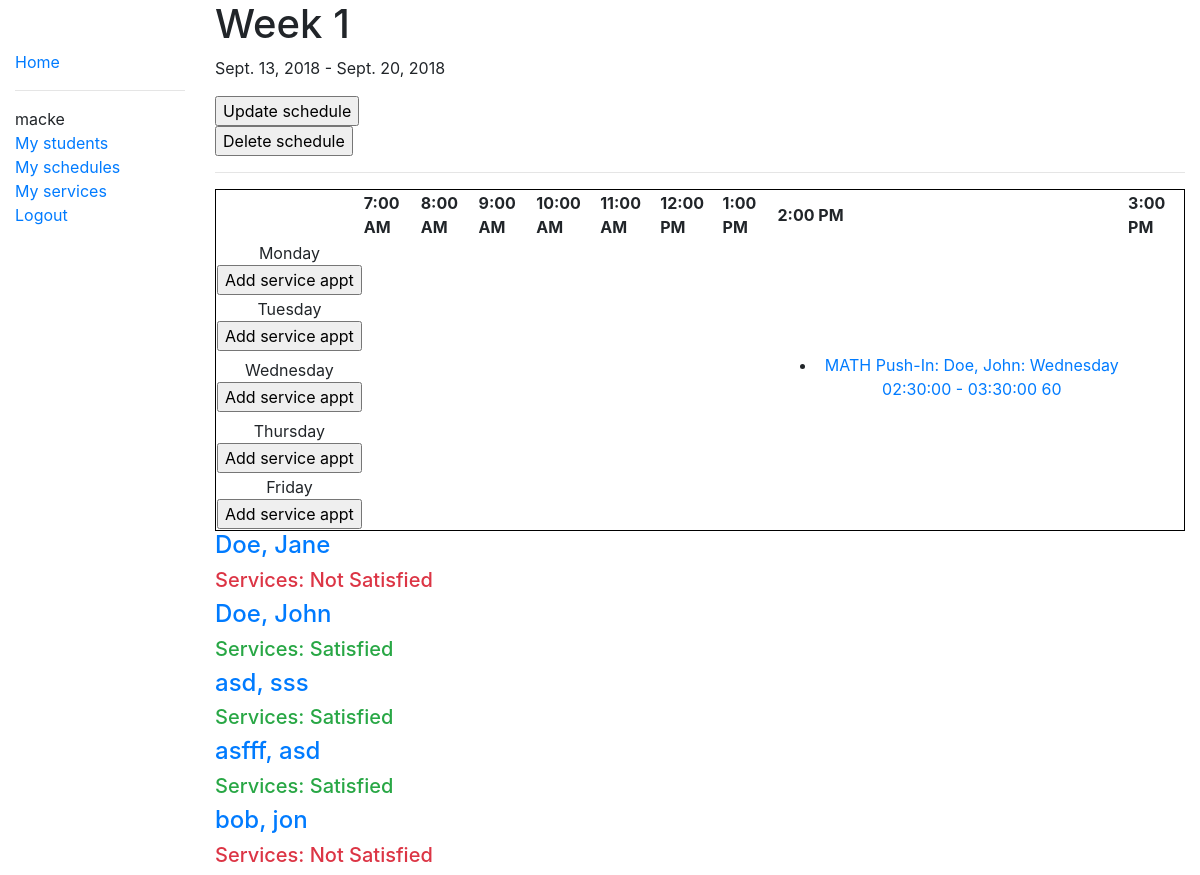
The page /app/schedule/1 (signed in) on the database its author committed.
### app/models.py (models this page shows, shortened)
class Schedule(models.Model):
    title = models.CharField(max_length=200, help_text='Enter title for this schedule')
    start_date = models.DateField(null=True, blank=True)
    end_date = models.DateField(null=True, blank=True)
    teacher = models.ForeignKey(User, on_delete=models.CASCADE, null=True)
    active = models.BooleanField(default=False)

class ServiceInstance(models.Model):
    service = models.ForeignKey('Service', related_name='stud_serviceinstances', on_delete=models.SET_NULL, null=True, help_text='The particular service this belongs to')
    DAYS = (
        ('Monday','Monday'),
        ('Tuesday','Tuesday'),
        ('Wednesday','Wednesday'),
        ('Thursday','Thursday'),
        ('Friday','Friday'),
        )
    day = models.CharField(
        max_length=9,
        choices=DAYS,
        help_text='Day for the service')
    time_start = models.TimeField(default=timezone.now, blank=True)
    time_end = models.TimeField(default=timezone.now, blank=True)
    scheduled_for = models.ForeignKey('Schedule', related_name='sched_serviceinstances', on_delete=models.SET_NULL, null=True)
    @property
    def duration(self):
        if self.time_start != None and self.time_end != None:   # check because time_start and time_end can be blank
            start = timedelta(hours=self.time_start.hour, minutes=self.time_start.minute, seconds=self.time_start.second)
            end = timedelta(hours=self.time_end.hour, minutes=self.time_end.minute, seconds=self.time_end.second)
            time = end - start
            duration = int(time.total_seconds() / 60)
            return duration
    def __str__(self):
        return f'{self.service}: {self.day} {self.time_start} - {self.time_end} {self.duration}'
    def get_absolute_url(self):
        return reverse('serviceinstance-detail', args=[str(self.id)])

class Service(models.Model):
    student = models.ForeignKey('Student', related_name='services', on_delete=models.SET_NULL, null=True)
    SUBJECTS = (
        ('MATH', 'Math'),
        ('ELA', 'ELA')
        )
    subject = models.CharField(
        max_length=4,
        choices=SUBJECTS,
        default=None,
        help_text='Subject'
        )
    SERVICES = (
        ('Push-In', 'Push-In'),
        ('Pull-Out', 'Pull-Out')
        )
    service_type = models.CharField(
        max_length=8,
        choices=SERVICES,
        default=None,
        help_text='Service type'
        )
    total_time_req = models.IntegerField(help_text='Enter total time required')
    satisfied = models.BooleanField(help_text='Check if this service has been satisfied')
    def __str__(self):
        return f'{self.subject} {self.service_type}: {str(self.student)}'
    @property
    def is_satisfied(self):
        allocated_time= 0
        for serviceinstance in self.stud_serviceinstances.all():
            if serviceinstance.scheduled_for.active:
                allocated_time += serviceinstance.duration
        return allocated_time >= self.total_time_req

class Student(models.Model):
    first_name = models.CharField(max_length=20, help_text='Enter First Name')
    middle_name = models.CharField(max_length=20, null=True, blank=True, help_text='Enter Middle Name')
    last_name = models.CharField(max_length=20, help_text='Enter Last Name')
    teacher = models.ForeignKey(User, on_delete=models.CASCADE, null=True)
    serviced = models.BooleanField(default=False, help_text='Check if the services for this student have been completed')
    id = models.UUIDField(primary_key=True, default=uuid.uuid4, help_text='Unique ID for this student')
    class Meta:
        ordering = ['last_name', 'first_name']
    def __str__(self):
        return f'{self.last_name}, {self.first_name}'
    def get_absolute_url(self):
        return reverse('student-detail', args=[str(self.id)])
    @property
    def is_serviced(self):
        for service in self.services.all():
            if not service.is_satisfied:
                return False
        return True

### app/views.py (the view)
# urls.py: path('schedule/<int:pk>', staff_member_required(views.ScheduleDetailView), name='schedule-detail'),
@login_required
def ScheduleDetailView(request, pk):
    schedule = get_object_or_404(Schedule, pk=pk)
    students = Student.objects.all()
    html = ""
    def get_time_slot():
        time_slot = {
            (datetime.time(hour=7), "AM"): [],
            (datetime.time(hour=8), "AM"): [],
            (datetime.time(hour=9), "AM"): [],
            (datetime.time(hour=10), "AM"): [],
            (datetime.time(hour=11), "AM"): [],
            (datetime.time(hour=12), "PM"): [],
            (datetime.time(hour=1), "PM"): [],
            (datetime.time(hour=2), "PM"): [],
            (datetime.time(hour=3), "PM"): [],
        }
        return time_slot
    appts = {
        "Monday": get_time_slot(),
        "Tuesday": get_time_slot(),
        "Wednesday": get_time_slot(),
        "Thursday": get_time_slot(),
        "Friday": get_time_slot(),
        }
    for serviceinstance in schedule.sched_serviceinstances.all():   # using the related_name of the model to backtrace its one-to-many relationship
        for day_slot in appts.keys():
            if day_slot == serviceinstance.day:
                for time_slot in appts[day_slot].keys():
                    if serviceinstance.time_start and serviceinstance.time_start.hour == time_slot[0].hour:  # make sure the service instance has a time_start field to begin with,
                        appts[day_slot][time_slot].append(serviceinstance)                                   # then check if the service instance start hour can be mapped to a time slot,
    context = {
        "schedule": schedule,
        "student_list": students,
        "appts": appts,
        }
    return render(request, "app/schedule_detail.html", context)

### app/templates/app/schedule_detail.html
{% extends "base_template.html" %}
{% block content %}
    <h1>{{schedule.title}}</h1>
    <p>{{schedule.start_date}} - {{schedule.end_date}}</p>
    <form action="{% url 'update-schedule' schedule.id %}">
        <input type="submit" value="Update schedule">
    </form>
    <form action="{% url 'delete-schedule' schedule.id %}">
        <input type="submit" value="Delete schedule">
    </form>
    <hr>
    <table id="schedule-table2">
        <tr>
            <th></th>
            <th>7:00 AM</th>
            <th>8:00 AM</th>
            <th>9:00 AM</th>
            <th>10:00 AM</th>
            <th>11:00 AM</th>
            <th>12:00 PM</th>
            <th>1:00 PM</th>
            <th>2:00 PM</th>
            <th>3:00 PM</th>
        </tr>
        {% for day, time_slots in appts.items %}
            <tr>
                <td>
                    {{day}}
                    <form action="{% url 'create-serviceinstance' schedule.id %}">
                        <input type="submit" value="Add service appt">
                    </form>
                </td>
                {% for services in time_slots.values %}
                    <td>
                        <ul>
                        {% for serviceinstance in services %}
                            <li><a href="{{serviceinstance.get_absolute_url}}">{{serviceinstance}}</a></li>
                        {% endfor %}
                        </ul>
                    </td>
                {% endfor %}
            </tr>
        {% endfor %}
    </table>
    {% for student in student_list %}
        <h4><a href="{{ student.get_absolute_url }}">{{student}}</a></h4>
        {% if student.is_serviced %}
            <h5 class="text-success">Services: Satisfied</h5>
        {% else %}
            <h5 class="text-danger">Services: Not Satisfied</h5>
        {% endif %}
    {% endfor %}
{% endblock %}

### app/templates/base_template.html (shortened to what this page needs)
<!DOCTYPE html>
<html lang="en">
<head>
  <link rel="stylesheet" href="https://stackpath.bootstrapcdn.com/bootstrap/4.1.3/css/bootstrap.min.css">
  {% load static %}
  <link rel="stylesheet" href="{% static 'css/styles.css' %}">
</head>
<body>
  <div class="container-fluid">
    <div class="row">
      <div class="col-sm-2">
      {% block sidebar %}
        <ul class="sidebar-nav">
          <li><a href="{% url 'index' %}">Home</a></li>
          {% if user.is_authenticated %}
            <hr>
            <li>{{user}}</li>
            <li><a href="{% url 'student-list' %}">My students</a></li>
            <li><a href="{% url 'schedule-list' %}">My schedules</a></li>
            <li><a href="{% url 'service-list' %}"">My services</a></li>
            <li><a href="{% url 'logout' %}">Logout</a></li>
          {% else %}
            <li><a href="{% url 'login' %}">Login</a></li>
          {% endif %}
        </ul>
     {% endblock %}
      </div>
      <div class="col-sm-10 ">{% block content %}{% endblock %}</div>
    </div>
  </div>
</body>
</html>

### app/static/css/styles.css (style rules this page uses)
.sidebar-nav { margin-top: 50px; padding: 0; list-style: none; }
#schedule-table2 td { text-align: center; }
#schedule-table2 { padding: 5px 20px 5px 20px; border: 1px solid black; }

### rows shown on the page
Schedule: title "Week 1", start_date "Sept. 13, 2018", end_date "Sept. 20, 2018"
ServiceInstance: service+day+time_start "MATH Push-In: Doe, John: Wednesday 02:30:00 - 03:30:00 60"
Student: last_name+first_name "Doe, Jane", shows "Services: Not Satisfied"
Student: last_name+first_name "Doe, John", shows "Services: Satisfied"
Student: last_name+first_name "asd, sss", shows "Services: Satisfied"
Student: last_name+first_name "asfff, asd", shows "Services: Satisfied"
Student: last_name+first_name "bob, jon", shows "Services: Not Satisfied"

### other values the page prints
{{ user }} "macke"
{{ day }} "Monday" "Tuesday" "Wednesday" "Thursday" "Friday"
